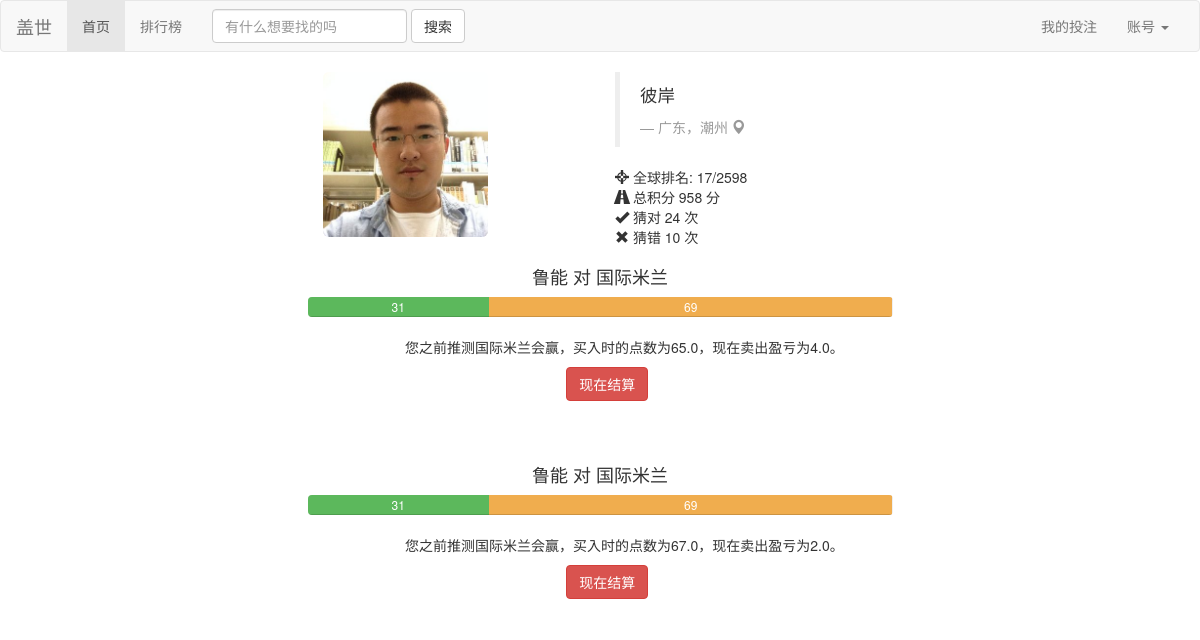
Screenshot of /profile (signed in) with the database file from the repository.
### Guess/models.py (models this page shows, shortened)
class Person(models.Model):
	user = models.OneToOneField(User)
	point = models.IntegerField(default=1000)
	expertise = models.TextField(default='N/A')
	win = models.IntegerField(default=0)
	lose = models.IntegerField(default=0)
	game = models.IntegerField(default=0)
	point_per_game = models.FloatField(default=0.0)
	class Meta:
		ordering = ('point','point_per_game',)

class Betting(models.Model):
	better = models.ForeignKey(Person)
	game = models.ForeignKey(Game)
	side = models.BooleanField()  # True means home wins and vice versa
	num = models.IntegerField(default=1)
	outcome = models.BooleanField(default=False)
	price_at_buy = models.FloatField()
	price_at_sell = models.FloatField()
	cleared = models.BooleanField(default=False)  # cleared means the result of the betting has been updated to the person profile

class Game(models.Model):
	index = models.IntegerField()
	headline = models.TextField()
	begin = models.DateTimeField(auto_now_add=True)
	expire = models.DateTimeField()
	name_home = models.CharField(max_length=30)
	price_home = models.IntegerField(default=50)
	num_home = models.IntegerField(default=0)
	name_away = models.CharField(max_length=30)
	price_away = models.IntegerField(default=50)
	num_away = models.IntegerField(default=0)
	outcome = models.BooleanField(default=False)   # True means home wins and vice versa
	ended = models.BooleanField(default=False)
	class Meta:
		ordering = ('expire',)

### Guess/views.py (the view)
# urls.py: url(r'^profile', 'Guess.views.profile', name='profile'),
def profile(request):
	if not request.user.is_authenticated():
		return redirect('/')
	person = Person.objects.get(user=request.user)
	bets = []
	for b in Betting.objects.filter(better=person, cleared=False):
		if not b.game.ended:
			bets.append(b)
		else:
			b.clear()
	if request.method == 'POST':
		for b in bets:
			if str(b.pk) in request.POST:
				b.clear()
				break
		return redirect('/profile')
	else:
		person = Person.objects.get(user=request.user)
		return render(request,'profile.html',{'person': person, 'bets': bets})

### Guess/templatetags/profile_tag.py (called while the page is built)
@register.simple_tag()
def sub(value1, value2):
    return value1-value2

### Guess/templates/profile.html (shortened to what this page needs)
{% load bootstrap3 %}
{% load profile_tag %}
<link href='static/bootstrap/css/bootstrap.min.css' rel='stylesheet'>
{% include "nav_bar.html" %}
<div class="container">
    <div class="row">
        <div class="col-sm-2 col-md-2 col-md-offset-3">
            <img src="/static/me.jpg"
            alt="" class="img-rounded img-responsive" />
        </div>
        <div class="col-sm-4 col-md-4 col-md-offset-1">
            <blockquote>
                <p>彼岸</p> <small><cite title="Source Title">广东，潮州  <i class="glyphicon glyphicon-map-marker"></i></cite></small>
            </blockquote>
            <p> <i class="glyphicon glyphicon-screenshot"></i> 全球排名: 17/2598
                <br /> <i class="glyphicon glyphicon-road"></i> 总积分 {{ person.point }} 分
                <br /> <i class="glyphicon glyphicon-ok"></i> 猜对 {{ person.win }} 次
                <br /> <i class="glyphicon glyphicon-remove"></i> 猜错 {{ person.lose }} 次</p>
        </div>
    </div>
</div>
{% for b in bets %}
<div class = "row">
    <form method="POST">
    <div class="col-md-6 col-md-offset-3">
        <h4 class="text-center">{{ b.game.name_home }} 对 {{ b.game.name_away }}</h4>
        <div class="progress">
            <div class="progress-bar progress-bar-success" style="width: {{ b.game.price_home }}%">{{ b.game.price_home }}</div>
            <div class="progress-bar progress-bar-warning" style="width: {{ b.game.price_away }}%">{{ b.game.price_away }}</div>
        </div>
        <div class="col-md-offset-2">
        {% if b.side %}
            <div><p>您之前推测{{ b.game.name_home }}会赢，买入时的点数为{{ b.price_at_buy }}，现在卖出盈亏为{% sub b.game.price_home b.price_at_buy %}。</p></div>
        {% else %}
            <div><p>您之前推测{{ b.game.name_away }}会赢，买入时的点数为{{ b.price_at_buy }}，现在卖出盈亏为{% sub b.game.price_away b.price_at_buy %}。</p></div>
        {% endif %}
        </div>
        <div class="col-md-1 col-md-offset-5"><input class="btn btn-danger" type="submit" value="现在结算" name="{{ b.pk }}" onclick="on_submit(event)"/></div>
    </div>
    </form>
</div>
<div class="row spacer">
</div>
{% endfor %}

### Guess/templates/profile.html (style rules this page uses)
.spacer { margin-bottom: 40px; }

### rows the page displays
Person: point "958", win "24", lose "10"
Betting: game.name_home "鲁能", game.name_away "国际米兰", game.price_home "31", game.price_away "69", price_at_buy "65.0", game+price_at_buy "4.0"
Betting: game.name_home "鲁能", game.name_away "国际米兰", game.price_home "31", game.price_away "69", price_at_buy "67.0", game+price_at_buy "2.0"
